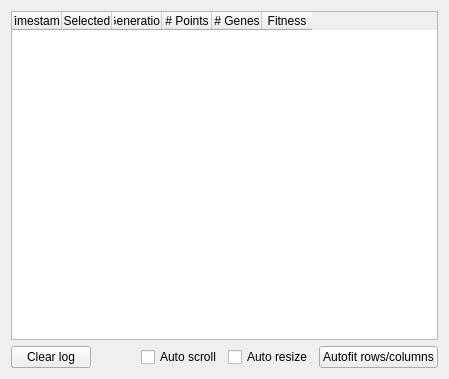
<?xml version="1.0" encoding="UTF-8"?>
<ui version="4.0">
 <class>LogViewerForm</class>
 <widget class="QWidget" name="LogViewerForm">
  <property name="geometry">
   <rect>
    <x>0</x>
    <y>0</y>
    <width>449</width>
    <height>379</height>
   </rect>
  </property>
  <property name="windowTitle">
   <string>Evo Cubist - Log</string>
  </property>
  <property name="windowOpacity">
   <double>1.000000000000000</double>
  </property>
  <layout class="QVBoxLayout" name="verticalLayout">
   <item>
    <widget class="QTableWidget" name="tableWidget">
     <property name="verticalScrollBarPolicy">
      <enum>Qt::ScrollBarAsNeeded</enum>
     </property>
     <property name="horizontalScrollBarPolicy">
      <enum>Qt::ScrollBarAsNeeded</enum>
     </property>
     <property name="editTriggers">
      <set>QAbstractItemView::NoEditTriggers</set>
     </property>
     <property name="showDropIndicator" stdset="0">
      <bool>false</bool>
     </property>
     <property name="dragDropOverwriteMode">
      <bool>false</bool>
     </property>
     <property name="showGrid">
      <bool>true</bool>
     </property>
     <property name="gridStyle">
      <enum>Qt::DotLine</enum>
     </property>
     <property name="wordWrap">
      <bool>false</bool>
     </property>
     <property name="rowCount">
      <number>0</number>
     </property>
     <property name="columnCount">
      <number>6</number>
     </property>
     <attribute name="horizontalHeaderDefaultSectionSize">
      <number>50</number>
     </attribute>
     <attribute name="horizontalHeaderHighlightSections">
      <bool>false</bool>
     </attribute>
     <attribute name="horizontalHeaderMinimumSectionSize">
      <number>10</number>
     </attribute>
     <attribute name="verticalHeaderVisible">
      <bool>false</bool>
     </attribute>
     <attribute name="verticalHeaderDefaultSectionSize">
      <number>19</number>
     </attribute>
     <attribute name="verticalHeaderHighlightSections">
      <bool>false</bool>
     </attribute>
     <attribute name="verticalHeaderMinimumSectionSize">
      <number>10</number>
     </attribute>
     <column>
      <property name="text">
       <string>Timestamp</string>
      </property>
     </column>
     <column>
      <property name="text">
       <string>Selected</string>
      </property>
     </column>
     <column>
      <property name="text">
       <string>Generation</string>
      </property>
     </column>
     <column>
      <property name="text">
       <string># Points</string>
      </property>
     </column>
     <column>
      <property name="text">
       <string># Genes</string>
      </property>
     </column>
     <column>
      <property name="text">
       <string>Fitness</string>
      </property>
     </column>
    </widget>
   </item>
   <item>
    <layout class="QHBoxLayout" name="horizontalLayout">
     <item>
      <widget class="QPushButton" name="clearPushButton">
       <property name="text">
        <string>Clear log</string>
       </property>
      </widget>
     </item>
     <item>
      <spacer name="horizontalSpacer">
       <property name="orientation">
        <enum>Qt::Horizontal</enum>
       </property>
       <property name="sizeHint" stdset="0">
        <size>
         <width>40</width>
         <height>20</height>
        </size>
       </property>
      </spacer>
     </item>
     <item>
      <widget class="QCheckBox" name="autoScrollCheckBox">
       <property name="text">
        <string>Auto scroll</string>
       </property>
      </widget>
     </item>
     <item>
      <widget class="QCheckBox" name="autoResizeCheckBox">
       <property name="text">
        <string>Auto resize</string>
       </property>
      </widget>
     </item>
     <item>
      <widget class="QPushButton" name="autofitPushButton">
       <property name="text">
        <string>Autofit rows/columns</string>
       </property>
      </widget>
     </item>
    </layout>
   </item>
  </layout>
 </widget>
 <resources/>
 <connections/>
</ui>
